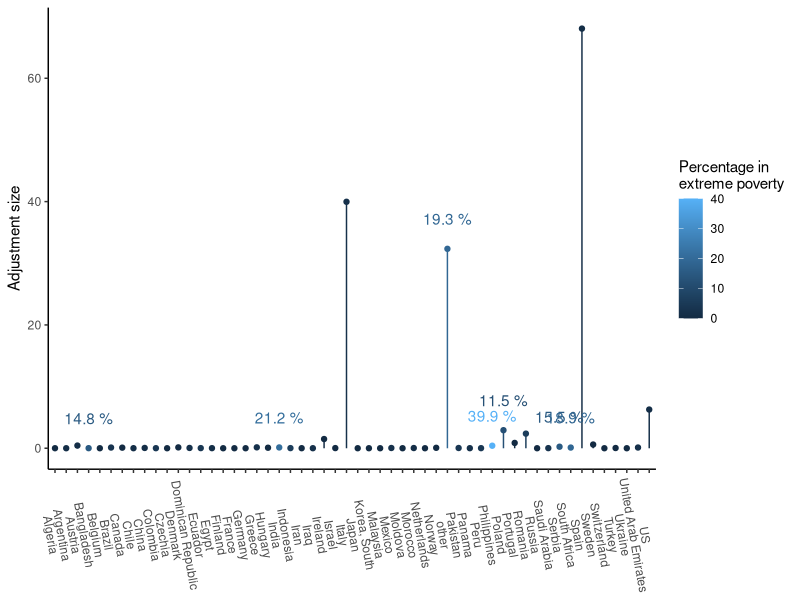

Recreate this plot in R.
library(dplyr)
library(purrr)
library(magrittr)
library(ggplot2)

unadjusted_val_df <- read.csv("results/estimated-introduction-index.csv") %>%
  group_by(primary_location) %>%
  summarise(total_intros = sum(num_intros))

adjusted_val_df <- read.csv("results/estimated-introduction-index-poverty-adjusted.csv") %>%
  group_by(primary_location)%>%
  summarise(total_intros = sum(num_intros)) %>%
  rename(total_intros_adjusted = total_intros)


poverty_df <- read.csv("results/clean-worldbankpoverty.csv") %>%
  rename(primary_location = location) %>%
  mutate(poverty_string = ifelse(latest_poverty_percentage > 10,
                                 sprintf("%.1f %%", latest_poverty_percentage),
                                 ""))

plot_df <- full_join(unadjusted_val_df, adjusted_val_df, by = "primary_location")
plot_df <- full_join(plot_df, poverty_df, by = "primary_location")

g <- ggplot(data = plot_df,
            mapping = aes(x = primary_location,
                          y = total_intros_adjusted - total_intros,
                          colour = round(latest_poverty_percentage))) +
  geom_segment(mapping = aes(xend = primary_location,
                             yend = 0)) +
  geom_point() +
  geom_text(mapping = aes(label = poverty_string),
            vjust = -2,
            angle = 0) +
  theme_classic() +
  theme(axis.text.x = element_text(angle = -80)) +
  labs(x = NULL,
       y = "Adjustment size",
       colour = "Percentage in\nextreme poverty")


ggsave("results/poverty-adjustment-sizes.png", g, 
       height = 20, width = 40, units = "cm")
